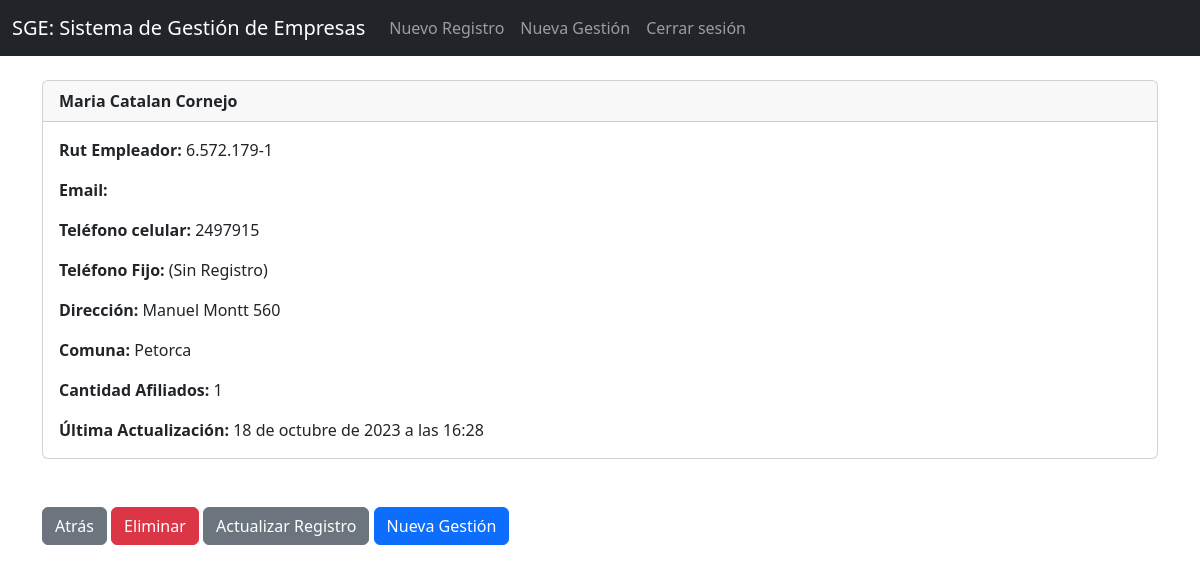
The app's page /record/4 (signed in) with its own data.
### website/models.py (models this page shows, shortened)
class Empresa(models.Model):
	id_empleador = models.CharField(max_length=15)
	razon_social = models.CharField(max_length=50, null=True)
	celular = models.IntegerField(null=True)
	telefono = models.IntegerField(null=True)
	email =  models.EmailField(max_length=50, null=True)
	direccion =  models.CharField(max_length=100, null=True)
	comuna =  models.CharField(max_length=50, null=True)
	region =  models.CharField(max_length=30, null=True)
	cant_afiliados =  models.PositiveIntegerField(null=True)
	fecha_ultima_actualizacion = models.DateTimeField(auto_now=True, null=True)
	nombre_contacto = models.CharField(max_length=50, null=True)

### website/views.py (the view)
# urls.py: path('record/<int:pk>', views.customer_record, name='record'),
def customer_record(request, pk):
	if request.user.is_authenticated:
		customer_record = Empresa.objects.get(id=pk)
		return render(request, 'record.html', {'customer_record':customer_record})
	else:
		messages.success(request, "Tienes que inciar sesión para ver esta página...")
		return redirect('inicio')

### website/templates/record.html
{% extends 'base.html' %}
{% block content %}
<div class="card">
  <div class="card-header"><strong>{{ customer_record.razon_social }}</strong>
  </div>
  <div class="card-body">
<p class="card-text">
<strong>Rut Empleador: </strong>{{ customer_record.id_empleador }}</p>
<p class="card-text">
<strong>Email: </strong>{{ customer_record.email }}</p>
<p class="card-text">
<strong>Teléfono celular: </strong>{{ customer_record.celular|default_if_none:"(Sin Registro)" }}
</p>
<p class="card-text">
<strong>Teléfono Fijo: </strong>{{ customer_record.telefono|default_if_none:"(Sin Registro)" }}</p>
<p class="card-text">
<strong>Dirección: </strong>{{ customer_record.direccion }}</p>
<p class="card-text">
<strong>Comuna: </strong>{{ customer_record.comuna }}</p>
<p class="card-text">
<strong>Cantidad Afiliados: </strong>{{ customer_record.cant_afiliados }}</p>
<p class="card-text">
<strong>Última Actualización: </strong>{{ customer_record.fecha_ultima_actualizacion }}</p>
  </div>
</div>
<br/><br/>
<a href="{% url 'inicio' %}" class="btn btn-secondary">Atrás</a>
<a href="{% url 'delete_record' customer_record.id %}" class="btn btn-danger">Eliminar</a>
<a href="{% url 'update_record' customer_record.id %}" class="btn btn-secondary">Actualizar Registro</a>
<a href="{% url 'nueva_gestion'  %}" class="btn btn-primary">Nueva Gestión</a>
{% endblock %}

### records on screen
Empresa: razon_social "Maria Catalan Cornejo", id_empleador "6.572.179-1", celular "2497915", telefono "(Sin Registro)", direccion "Manuel Montt 560", comuna "Petorca", cant_afiliados "1", fecha_ultima_actualizacion "18 de octubre de 2023 a las 16:28"
